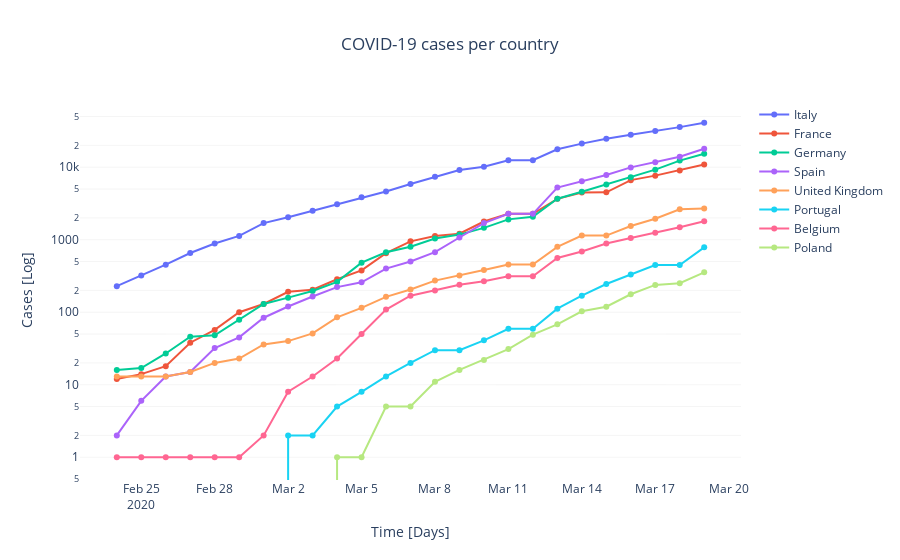

The code cell stored with this chart in its notebook:
### Markdown cell above
Its said in the media that the Covid-19 will reach a higher impact in europeans contries compare to China, and asian countries since the deployment of solutions are not that strict

### Code cell
# List with countries to compare
list_c = ['Italy', 'France', 'Germany', 'Spain', 'United Kingdom', 'Portugal', 'Belgium', 'Poland']

fig = go.Figure()

for c in list_c:
    if c == 'France':
        data_c = np.array(df_c['France - France'], dtype=int)
    elif c == 'United Kingdom':
        data_c = np.array(df_c['United Kingdom - United Kingdom'], dtype=int)
    else:
        data_c = np.array(df_c[c], dtype=int)

    fig.add_trace(
        go.Scatter(
            mode = 'lines+markers',
            x = df_c.Date[mask],
            y = data_c[mask], 
            name = c
        ))
    
# change background color, yaxis type and horizontal bar selector
fig.update_layout(
    xaxis_title = 'Time [Days]',
    yaxis_title = 'Cases [Log]',
    title = 'COVID-19 cases per country',
    title_x = 0.5,
    plot_bgcolor='white', yaxis_type="log"
)

# change y axis grid options
fig.update_yaxes(showgrid=True, gridwidth=.3, gridcolor='gainsboro')
